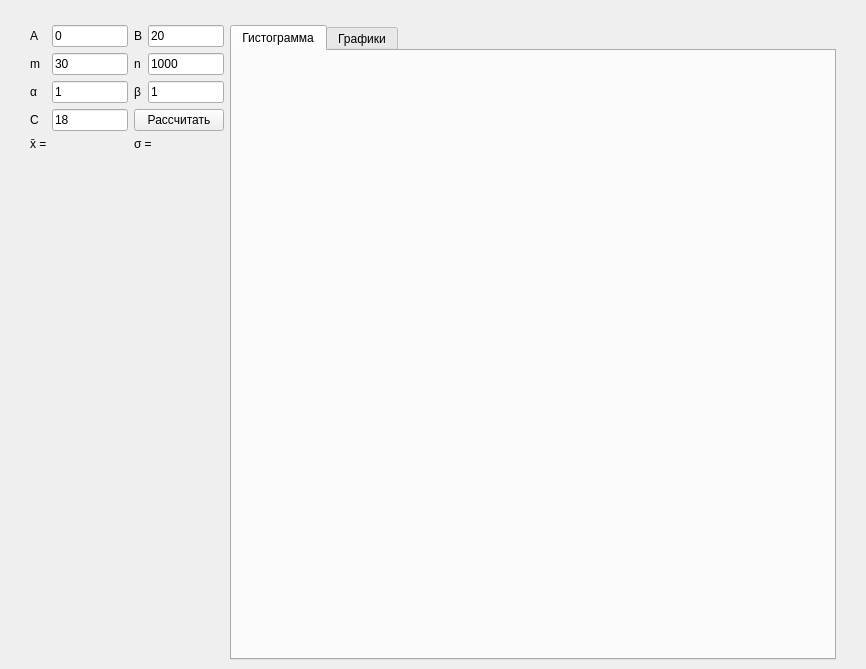
<?xml version="1.0" encoding="UTF-8"?>
<ui version="4.0">
 <class>MainWindow</class>
 <widget class="QMainWindow" name="MainWindow">
  <property name="geometry">
   <rect>
    <x>0</x>
    <y>0</y>
    <width>866</width>
    <height>669</height>
   </rect>
  </property>
  <property name="windowTitle">
   <string>MainWindow</string>
  </property>
  <property name="styleSheet">
   <string notr="true">QMainWindow {background-color: &quot;#ffffff&quot;}</string>
  </property>
  <widget class="QWidget" name="centralwidget">
   <property name="styleSheet">
    <string notr="true"/>
   </property>
   <layout class="QHBoxLayout" name="horizontalLayout">
    <property name="leftMargin">
     <number>30</number>
    </property>
    <property name="topMargin">
     <number>25</number>
    </property>
    <property name="rightMargin">
     <number>30</number>
    </property>
    <item>
     <layout class="QGridLayout" name="gridLayout">
      <item row="4" column="4">
       <widget class="QLineEdit" name="n">
        <property name="text">
         <string>1000</string>
        </property>
       </widget>
      </item>
      <item row="0" column="3">
       <widget class="QLabel" name="label_2">
        <property name="text">
         <string>B</string>
        </property>
       </widget>
      </item>
      <item row="5" column="2">
       <widget class="QLineEdit" name="alpha">
        <property name="text">
         <string>1</string>
        </property>
       </widget>
      </item>
      <item row="9" column="0" colspan="3">
       <widget class="QLabel" name="mean">
        <property name="text">
         <string>x̄ = </string>
        </property>
       </widget>
      </item>
      <item row="4" column="0">
       <widget class="QLabel" name="label_3">
        <property name="text">
         <string>m</string>
        </property>
       </widget>
      </item>
      <item row="5" column="0">
       <widget class="QLabel" name="label_4">
        <property name="text">
         <string>α</string>
        </property>
       </widget>
      </item>
      <item row="4" column="3">
       <widget class="QLabel" name="label_6">
        <property name="text">
         <string>n</string>
        </property>
       </widget>
      </item>
      <item row="0" column="0">
       <widget class="QLabel" name="label">
        <property name="text">
         <string>A</string>
        </property>
       </widget>
      </item>
      <item row="9" column="3" colspan="2">
       <widget class="QLabel" name="std">
        <property name="text">
         <string>σ =</string>
        </property>
       </widget>
      </item>
      <item row="4" column="2">
       <widget class="QLineEdit" name="m">
        <property name="text">
         <string>30</string>
        </property>
       </widget>
      </item>
      <item row="0" column="2">
       <widget class="QLineEdit" name="left">
        <property name="text">
         <string>0</string>
        </property>
       </widget>
      </item>
      <item row="0" column="4">
       <widget class="QLineEdit" name="right">
        <property name="text">
         <string>20</string>
        </property>
       </widget>
      </item>
      <item row="5" column="3">
       <widget class="QLabel" name="label_5">
        <property name="text">
         <string>β</string>
        </property>
       </widget>
      </item>
      <item row="5" column="4">
       <widget class="QLineEdit" name="beta">
        <property name="text">
         <string>1</string>
        </property>
       </widget>
      </item>
      <item row="10" column="2">
       <spacer name="verticalSpacer">
        <property name="orientation">
         <enum>Qt::Vertical</enum>
        </property>
        <property name="sizeHint" stdset="0">
         <size>
          <width>20</width>
          <height>40</height>
         </size>
        </property>
       </spacer>
      </item>
      <item row="6" column="0">
       <widget class="QLabel" name="label_7">
        <property name="text">
         <string>C</string>
        </property>
       </widget>
      </item>
      <item row="6" column="2">
       <widget class="QLineEdit" name="c">
        <property name="text">
         <string>18</string>
        </property>
       </widget>
      </item>
      <item row="6" column="3" colspan="2">
       <widget class="QPushButton" name="pushButton">
        <property name="text">
         <string>Рассчитать</string>
        </property>
       </widget>
      </item>
     </layout>
    </item>
    <item>
     <widget class="QTabWidget" name="tab_widget">
      <property name="minimumSize">
       <size>
        <width>606</width>
        <height>0</height>
       </size>
      </property>
      <property name="styleSheet">
       <string notr="true">QTabWidget QWidget {border: none}</string>
      </property>
      <property name="currentIndex">
       <number>0</number>
      </property>
      <widget class="QWidget" name="tab1">
       <property name="sizePolicy">
        <sizepolicy hsizetype="Maximum" vsizetype="Maximum">
         <horstretch>0</horstretch>
         <verstretch>0</verstretch>
        </sizepolicy>
       </property>
       <property name="styleSheet">
        <string notr="true"/>
       </property>
       <attribute name="title">
        <string>Гистограмма</string>
       </attribute>
       <layout class="QVBoxLayout" name="verticalLayout_2"/>
      </widget>
      <widget class="QWidget" name="tab2">
       <attribute name="title">
        <string>Графики</string>
       </attribute>
       <layout class="QVBoxLayout" name="verticalLayout_3"/>
      </widget>
     </widget>
    </item>
   </layout>
  </widget>
 </widget>
 <resources/>
 <connections>
  <connection>
   <sender>pushButton</sender>
   <signal>clicked()</signal>
   <receiver>MainWindow</receiver>
   <slot>plot_curve()</slot>
   <hints>
    <hint type="sourcelabel">
     <x>112</x>
     <y>123</y>
    </hint>
    <hint type="destinationlabel">
     <x>368</x>
     <y>291</y>
    </hint>
   </hints>
  </connection>
  <connection>
   <sender>tab_widget</sender>
   <signal>currentChanged(int)</signal>
   <receiver>MainWindow</receiver>
   <slot>on_tab_change(int)</slot>
   <hints>
    <hint type="sourcelabel">
     <x>476</x>
     <y>327</y>
    </hint>
    <hint type="destinationlabel">
     <x>476</x>
     <y>287</y>
    </hint>
   </hints>
  </connection>
 </connections>
 <slots>
  <slot>plot_curve()</slot>
  <slot>on_tab_change(int)</slot>
 </slots>
</ui>
